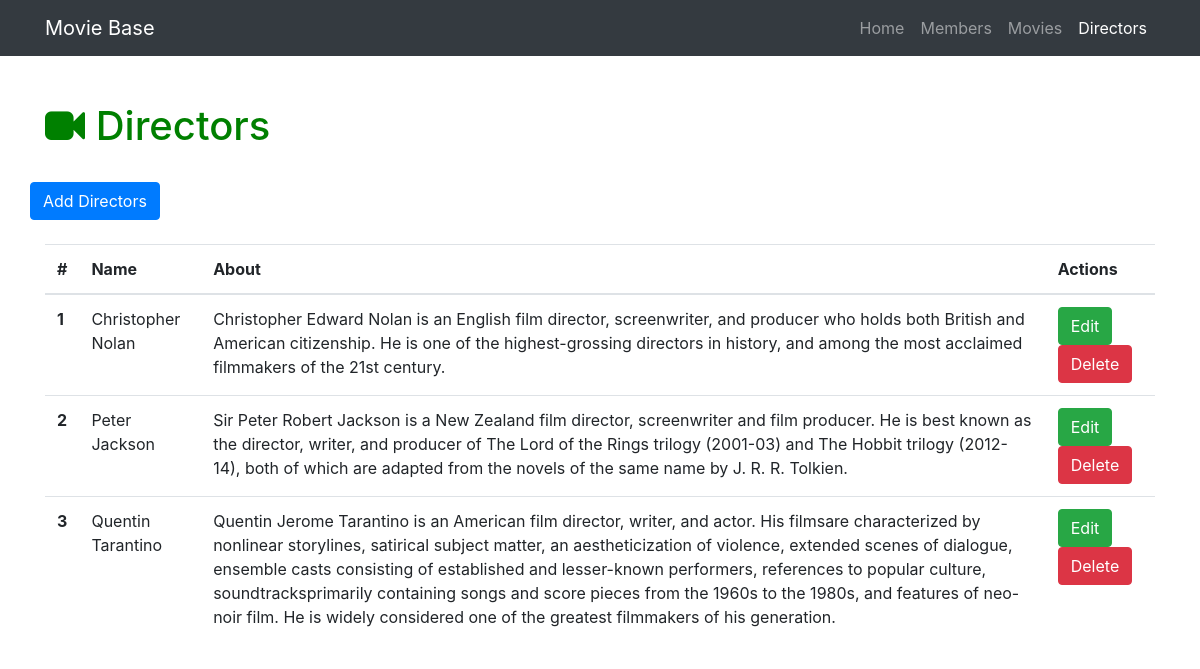
The app's page /directors, older data.
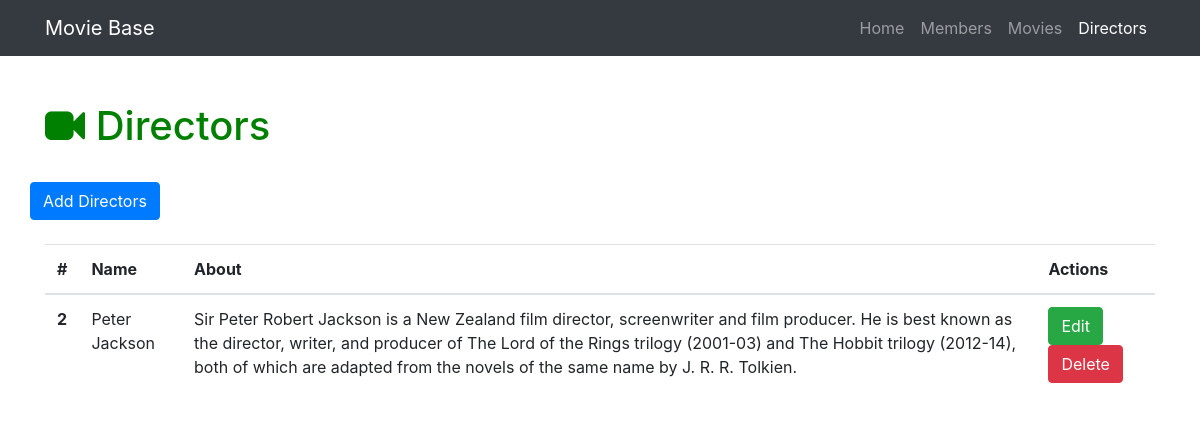
The same page, newer data.
### moviebase.py (models this page shows)
class Director(db.Model):
    __tablename__ = 'director'
    id = db.Column(db.Integer, primary_key=True)
    name = db.Column(db.String(64))
    about = db.Column(db.Text)
    movie = db.relationship('Movie', backref='director', cascade="delete")

### moviebase.py (the view)
@app.route('/directors')
def show_all_directors():
    director = Director.query.all()
    return render_template('directors-all.html', director=director)

### templates/directors-all.html (shortened to what this page needs)
{% extends "home-base.html" %}
{% block head %}
{{super()}}
{% endblock %}
{% block active_tab %}
<li class="nav-item">
  <a class="nav-link" href="/">Home</a>
</li>
<li class="nav-item">
  <a class="nav-link" href="/about">Members</a>
</li>
<li class="nav-item">
  <a class="nav-link" href="/movies">Movies</a>
</li>
<li class="nav-item active">
  <a class="nav-link" href="/directors">Directors</a>
</li>
{% endblock %}
{% block page_content %}
<div class="container">
  <div class="row">
    <div class="col-lg-12">
      <h1 class="mt-5"><i class="fa fa-video-camera" aria-hidden="true"></i> Directors</h1><br>
        <div class="row bottom-margin">
          <a href="/directors/add" class="btn btn-primary" role="button" aria-disabled="true">Add Directors</a>
        </div><br>
        {% if director %}
          <table class="table">
            <thead>
              <tr>
                <th>#</th>
                <th>Name</th>
                <th>About</th>
                <th>Actions</th>
              </tr>
            </thead>
            <tbody>
              {% for director in director %}
              <tr>
                  <th scope="row">{{director.id}}</th>
                  <td>{{director.name}}</td>
                  <td>{{director.about}}</td>
                  <td>
                    <a href="/directors/edit/{{director.id}}" class="btn btn-success" role="button">Edit</a>
                    <a href="/directors/delete/{{director.id}}" class="btn btn-danger" role="button">Delete</a>
                  </td>
              </tr>
              {% endfor%}
            </tbody>
          </table>
        {% endif %}
    </div>
  </div>
</div>
{% endblock %}

Row changes from the older to the newer data that the page shows:
removed Director: id "1", name "Christopher Nolan", about "Christopher Edward Nolan is an English film director, screenwriter, and producer who holds both British and American citizenship. He is one of the highest-grossing directors in history, and among the most acclaimed filmmakers of the 21st century."
removed Director: id "3", name "Quentin Tarantino", about "Quentin Jerome Tarantino is an American film director, writer, and actor. His filmsare characterized by nonlinear storylines, satirical subject matter, an aestheticization of violence, extended scenes of dialogue, ensemble casts consisting of established and lesser-known performers, references to popular culture, soundtracksprimarily containing songs and score pieces from the 1960s to the 1980s, and features of neo-noir film. He is widely considered one of the greatest filmmakers of his generation."
